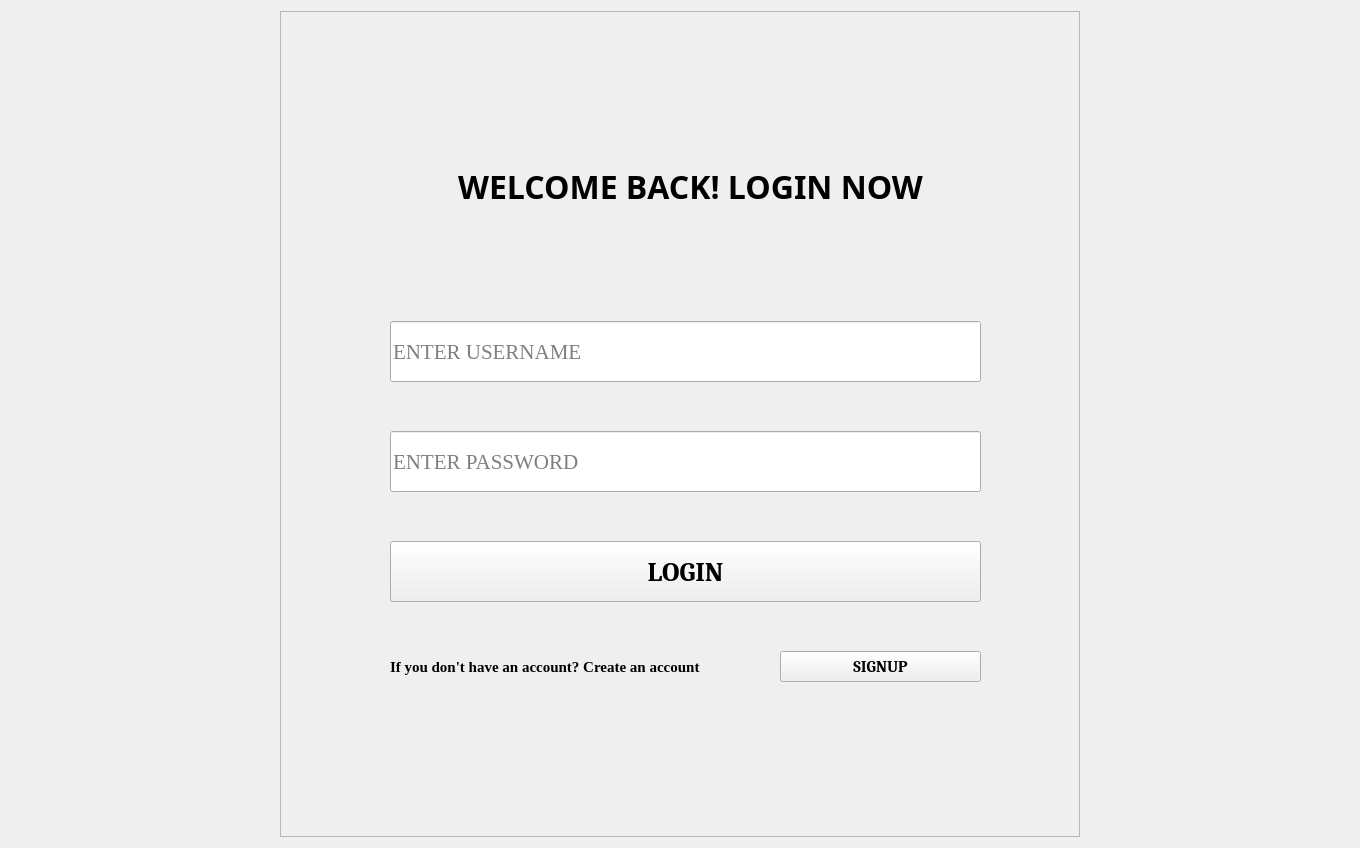
<?xml version="1.0" encoding="UTF-8"?>
<ui version="4.0">
 <class>form1</class>
 <widget class="QWidget" name="form1">
  <property name="geometry">
   <rect>
    <x>0</x>
    <y>0</y>
    <width>1360</width>
    <height>848</height>
   </rect>
  </property>
  <property name="windowTitle">
   <string>LOGIN</string>
  </property>
  <layout class="QHBoxLayout" name="horizontalLayout">
   <item>
    <spacer name="horizontalSpacer">
     <property name="orientation">
      <enum>Qt::Horizontal</enum>
     </property>
     <property name="sizeHint" stdset="0">
      <size>
       <width>40</width>
       <height>20</height>
      </size>
     </property>
    </spacer>
   </item>
   <item>
    <widget class="QFrame" name="frame">
     <property name="minimumSize">
      <size>
       <width>800</width>
       <height>0</height>
      </size>
     </property>
     <property name="frameShape">
      <enum>QFrame::StyledPanel</enum>
     </property>
     <property name="frameShadow">
      <enum>QFrame::Raised</enum>
     </property>
     <widget class="QLabel" name="l1">
      <property name="geometry">
       <rect>
        <x>100</x>
        <y>140</y>
        <width>621</width>
        <height>71</height>
       </rect>
      </property>
      <property name="font">
       <font>
        <family>Algerian</family>
        <pointsize>24</pointsize>
        <weight>75</weight>
        <bold>true</bold>
       </font>
      </property>
      <property name="text">
       <string>WELCOME BACK! LOGIN NOW</string>
      </property>
      <property name="alignment">
       <set>Qt::AlignCenter</set>
      </property>
     </widget>
     <widget class="QLineEdit" name="le1">
      <property name="geometry">
       <rect>
        <x>110</x>
        <y>310</y>
        <width>591</width>
        <height>61</height>
       </rect>
      </property>
      <property name="font">
       <font>
        <family>Times New Roman</family>
        <pointsize>16</pointsize>
        <weight>50</weight>
        <bold>false</bold>
       </font>
      </property>
      <property name="placeholderText">
       <string>ENTER USERNAME</string>
      </property>
     </widget>
     <widget class="QLineEdit" name="le2">
      <property name="geometry">
       <rect>
        <x>110</x>
        <y>420</y>
        <width>591</width>
        <height>61</height>
       </rect>
      </property>
      <property name="font">
       <font>
        <family>Times New Roman</family>
        <pointsize>16</pointsize>
        <weight>50</weight>
        <bold>false</bold>
       </font>
      </property>
      <property name="placeholderText">
       <string>ENTER PASSWORD</string>
      </property>
     </widget>
     <widget class="QPushButton" name="b1">
      <property name="geometry">
       <rect>
        <x>110</x>
        <y>530</y>
        <width>591</width>
        <height>61</height>
       </rect>
      </property>
      <property name="font">
       <font>
        <family>Cambria</family>
        <pointsize>20</pointsize>
        <weight>75</weight>
        <bold>true</bold>
       </font>
      </property>
      <property name="text">
       <string>LOGIN</string>
      </property>
     </widget>
     <widget class="QLabel" name="l2">
      <property name="geometry">
       <rect>
        <x>110</x>
        <y>630</y>
        <width>391</width>
        <height>51</height>
       </rect>
      </property>
      <property name="font">
       <font>
        <family>Times New Roman</family>
        <pointsize>11</pointsize>
        <weight>75</weight>
        <bold>true</bold>
       </font>
      </property>
      <property name="text">
       <string>If you don't have an account? Create an account</string>
      </property>
     </widget>
     <widget class="QPushButton" name="b2">
      <property name="geometry">
       <rect>
        <x>500</x>
        <y>640</y>
        <width>201</width>
        <height>31</height>
       </rect>
      </property>
      <property name="font">
       <font>
        <family>Cambria</family>
        <pointsize>12</pointsize>
        <weight>75</weight>
        <bold>true</bold>
       </font>
      </property>
      <property name="text">
       <string>SIGNUP</string>
      </property>
     </widget>
    </widget>
   </item>
   <item>
    <spacer name="horizontalSpacer_2">
     <property name="orientation">
      <enum>Qt::Horizontal</enum>
     </property>
     <property name="sizeHint" stdset="0">
      <size>
       <width>40</width>
       <height>20</height>
      </size>
     </property>
    </spacer>
   </item>
  </layout>
 </widget>
 <resources/>
 <connections/>
</ui>
